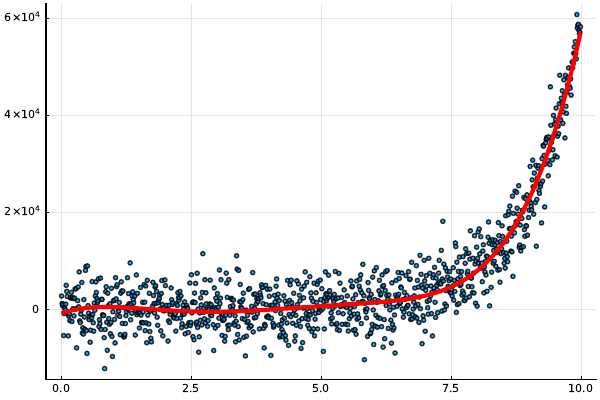

Source code (Julia):
using Plots
pyplot()

x = collect(0.0:0.01:9.99)
y = exp.(ones(1000)+x) + 4000*randn(1000)
scatter(x, y, markersize = 3, alpha = .8, legend = false)

A = [ones(1000) x x.^2 x.^3 x.^4 x.^5]
c = A \ y

f = c[1]*ones(1000) + c[2]*x + c[3]*x.^2 + c[4]*x.^3 + c[5]*x.^4 + c[6]*x.^5
plot!(x, f, linewidth = 3, color = :red)

# savefig("approximation.pdf")
